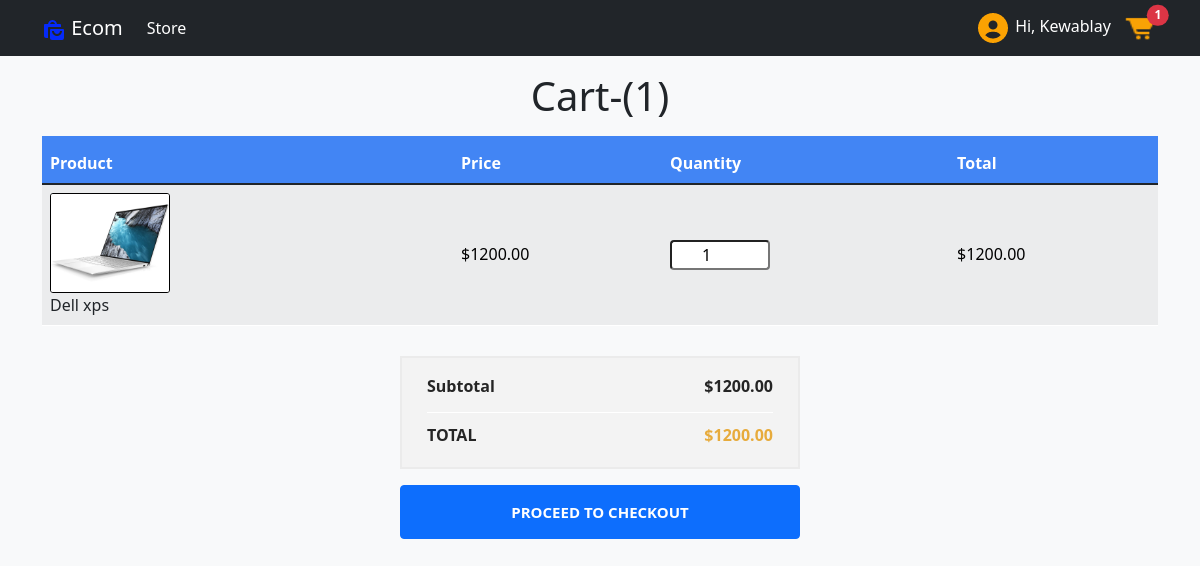
The page /cart/ (signed in) on the database as committed earlier.
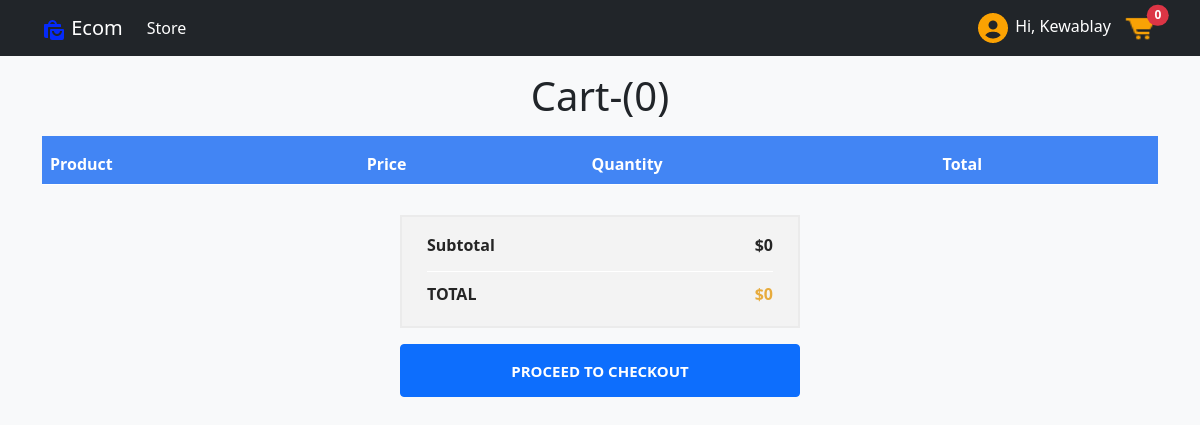
The same page on the database as committed later.
### store/models.py (models this page shows, shortened)
class Order(models.Model):
    customer = models.ForeignKey(Customer, on_delete=models.SET_NULL, blank=True, null=True)
    date_ordered = models.DateTimeField(auto_now_add=True)
    complete = models.BooleanField(default=False, null=True, blank=True)
    transaction_id = models.CharField(max_length=200, null=True)
    @property
    def get_cart_total(self):
        order_items = self.orderitem_set.all()
        total = sum([items.get_total for items in order_items])
        return total
    def get_cart_items(self):
        order_items = self.orderitem_set.all()
        total = sum([items.quantity for items in order_items])
        return total

class OrderItem(models.Model):
    product = models.ForeignKey(Product, on_delete=models.SET_NULL, blank=True, null=True)
    order = models.ForeignKey(Order, on_delete=models.SET_NULL, blank=True, null=True)
    quantity = models.IntegerField(default=0, null=True, blank=True)
    date_added = models.DateTimeField(auto_now_add=True)
    @property
    def get_total(self):
        total = self.product.price * self.quantity
        return total

class Product(models.Model):
    name = models.CharField(max_length=200, null=True)
    price = models.DecimalField(max_digits=7, decimal_places=2)
    digital = models.BooleanField(default=False, null=True, blank=False)
    image = models.ImageField(null=True, blank=True)
    @property
    def imageURL(self):
        try:
            url = self.image.url
        except:
            url = ""
        return url

### store/views.py (the view)
# urls.py: path("cart/", views.cart, name='cart'),
def cart(request):
    if request.user.is_authenticated:
        customer = request.user.customer
        order = Order.objects.filter(customer=customer,complete=False).first()
        if not order:
            order = Order.objects.create(customer=customer,complete=False)
        items = order.orderitem_set.all()
        cartItems = order.get_cart_items()
    else:
       cookieData = cookieCart(request)
       cartItems = cookieData['cartItems']
       order = cookieData['order']
       items = cookieData['items']
    context = {
    "items" : items,
    "order": order,
    "cartItems": cartItems
    }
    return render(request, 'store/cart.html', context)

### store/templates/store/cart.html
{% extends "store/main.html" %}
{% load static %}
{% block content %}
<h1 class="text-center my-3">Cart-({{ order.get_cart_items }})</h1
    <section class="mt-1">
        <div class="container">
            <div class="cart">
                <div class="table-responsive">
                    <table class="table table-striped">
                        <thead class="t-head">
                            <tr>
                                <th scope="col"class="text-white">Product</th>
                                <th scope="col"class="text-white">Price</th>
                                <th scope="col"class="text-white">Quantity</th>
                                <th scope="col"class="text-white">Total</th>
                            </tr>
                        </thead>
                        <tbody>
                            {% for item in items %}
                            <tr>
                                <td class="align-middle">
                                    <div class="main">
                                        <div class="d-flex">
                                            <img class="image-fluid" src="{{ item.product.imageURL }}"alt="">
                                        </div>
                                        <div class="des">
                                            <p>{{ item.product.name }}</p>
                                        </div>
                                    </div>
                                </td>
                                <td class="align-middle">
                                    <h6>${{ item.product.price|floatformat:2 }}</h6>
                                </td>
                                <td class="align-middle">
                                    <div class="counter">
                                        <input class="input-number" type="number"
                                        value="{{ item.quantity }}" min="0" max="10">
                                    </div>
                                </td>
                                <td class="align-middle">
                                    <h6>${{ item.get_total }}</h6>
                                </td>
                            </tr>
                            {% endfor %}
                        </tbody>
                    </table>
                </div>
            </div>
        </div>
    </section>
    <div class="col-lg-4 offset-lg-4">
        <div class="checkout">
            <ul>
                <li class="subtotal">subtotal
                    <span>${{ order.get_cart_total }}</span>
                </li>
                <li class="cart-total">Total
                <span>${{ order.get_cart_total }}</span></li>
            </ul>
            <a href="{% url 'checkout' %}"class="btn btn-primary proceed-btn">Proceed to Checkout</a>
        </div>
    </div>
{% endblock content %}

### store/templates/store/main.html (shortened to what this page needs)
<!DOCTYPE html>
{% load static %}
<html lang="en">
<head>
    <link rel="stylesheet" href="{% static 'css/main.css' %}">
    <link href="https://cdn.jsdelivr.net/npm/bootstrap@5.1.1/dist/css/bootstrap.min.css" rel="stylesheet">
</head>
<body class="bg-light">
    <section class="nav-bar">
        <nav class="navbar navbar-expand-lg navbar-dark bg-dark">
        <div class="container">
            <a class="navbar-brand" href="{% url 'store' %}">
                <img src="{% static 'images/shopping-bags-solid-24.png' %}" alt="">
                Ecom</a>
            <div class="collapse navbar-collapse" id="navbarSupportedContent">
            <ul class="navbar-nav me-auto mb-2 mb-lg-0">
                <li class="nav-item">
                <a class="nav-link active" aria-current="page" href="{% url 'store' %}">Store</a>
                </li>
            </ul>
            <div class="form-inline my-2 my-lg-0">
                <div id="logout">
                    <a id='user'>
                    <img src="{% static 'images/user.png' %}" alt="">
                    Hi, {{ request.user }}
                    </a>
                </div>
                <a href="{% url 'cart' %}" class="position-relative">
                    <img id="cart-icon" src="{% static 'images/cart-alt-solid-24.png' %}" alt="cart">
                    <span class="position-absolute top-0 start-100 translate-middle badge rounded-pill bg-danger">{{ cartItems }}<span class="visually-hidden">unread messages</span>
                    </span>
                </a>
            </div>
            </div>
        </div>
        </nav>
    </section>
    <div >
        {% block content %}
        {% endblock content %}
    </div>
</body>
</html>

Rows that differ between the two databases and show on the page:
no longer on this page (row edited): Order: get_cart_items "1", get_cart_total "1200.00"
no longer on this page (row unchanged): OrderItem: product.imageURL (picture), product.name "Dell xps", product.price "1200.00", quantity "1", get_total "1200.00"
added Order: get_cart_items "0", get_cart_total "0"
Other text that changed with them:
{{ cartItems }}: "1" → "0"
